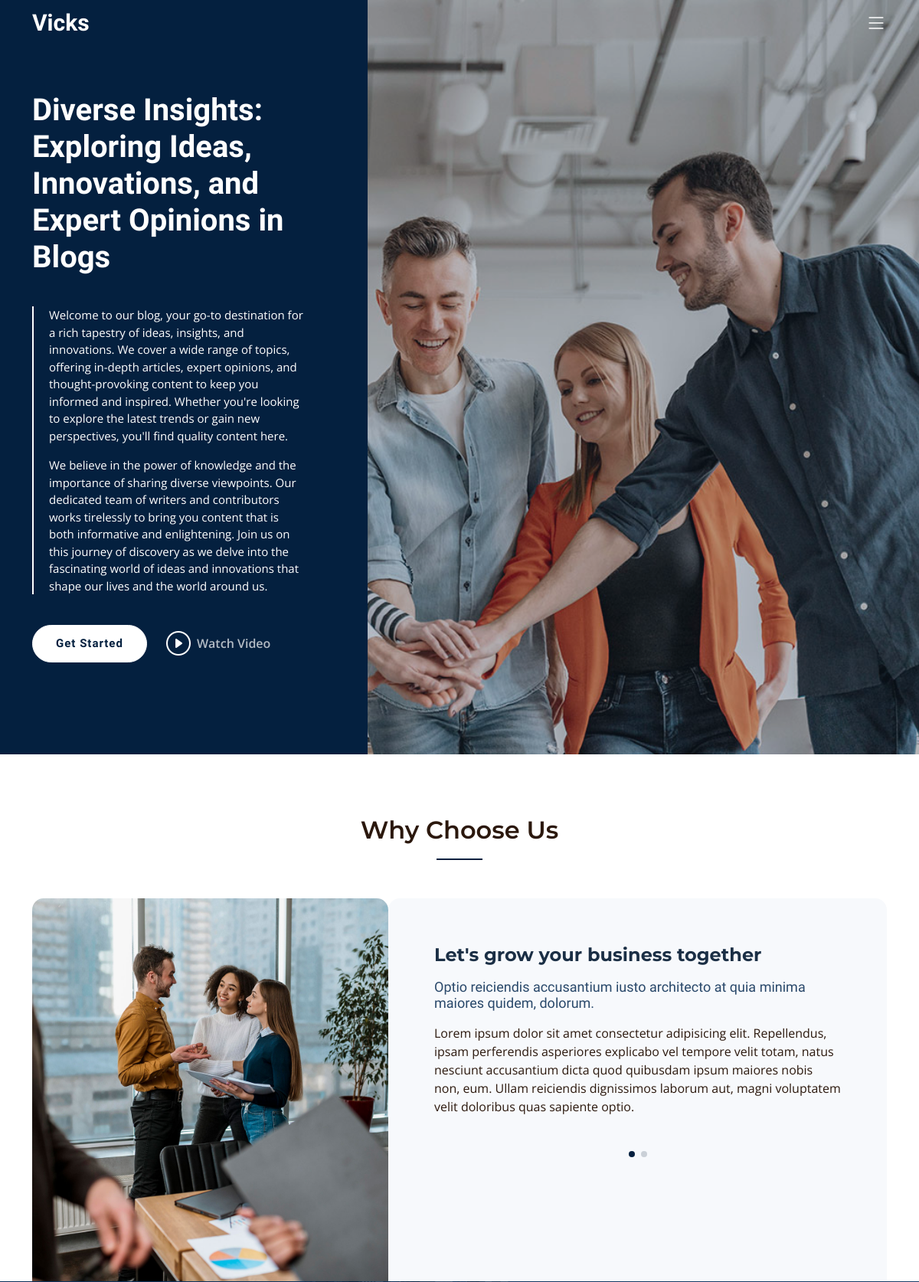
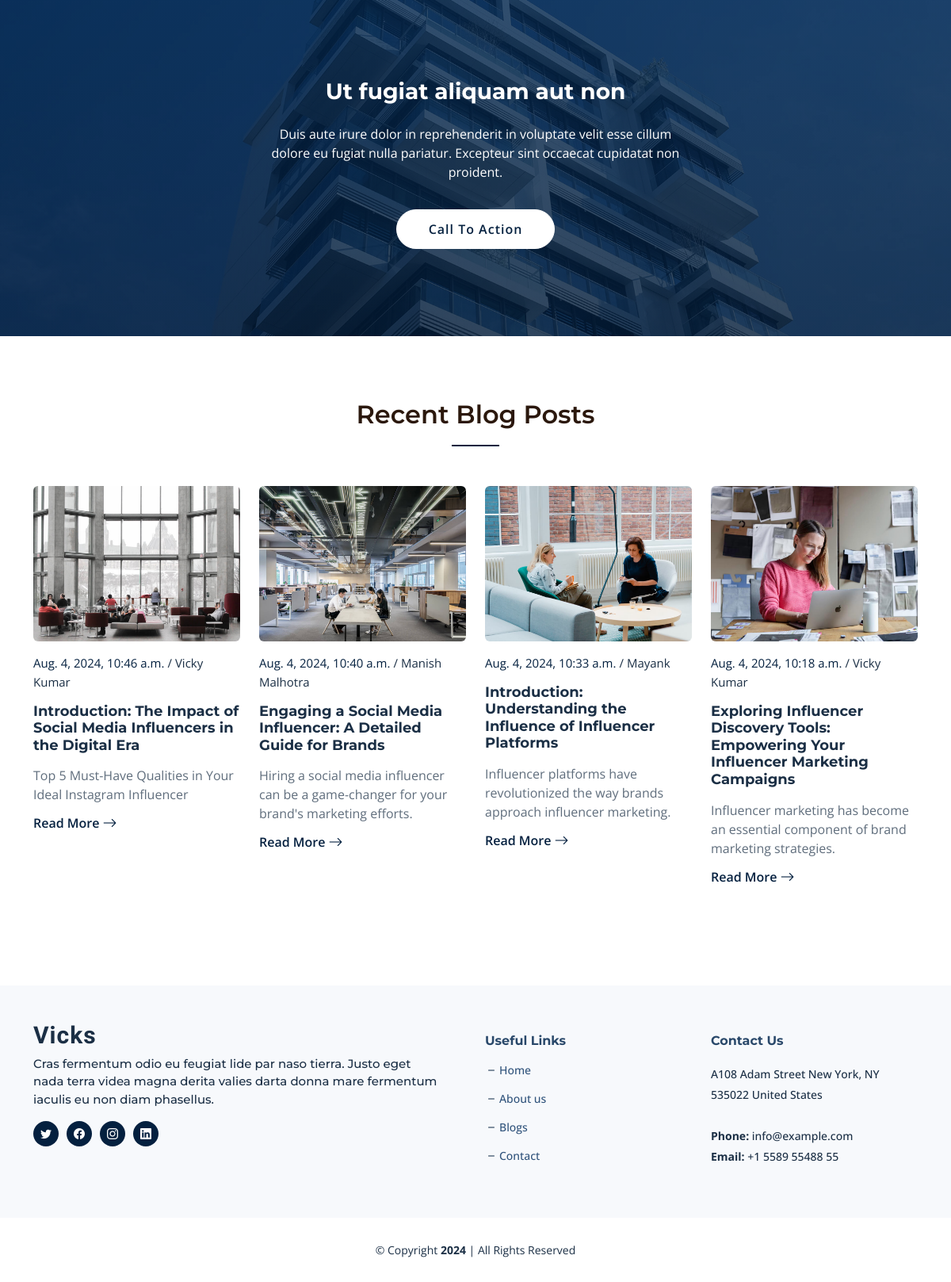
Before: / with the older database file (2 pictures, top to bottom).
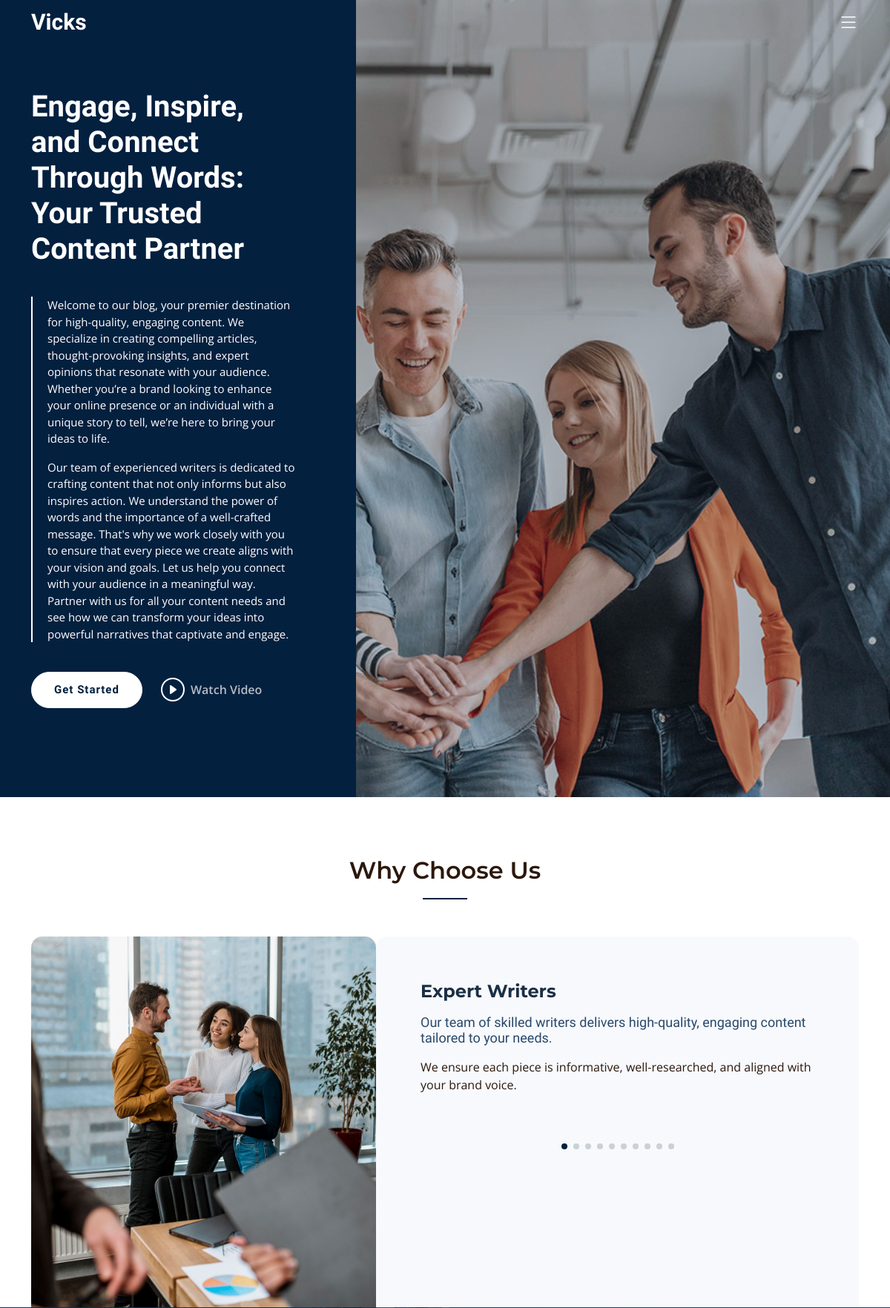
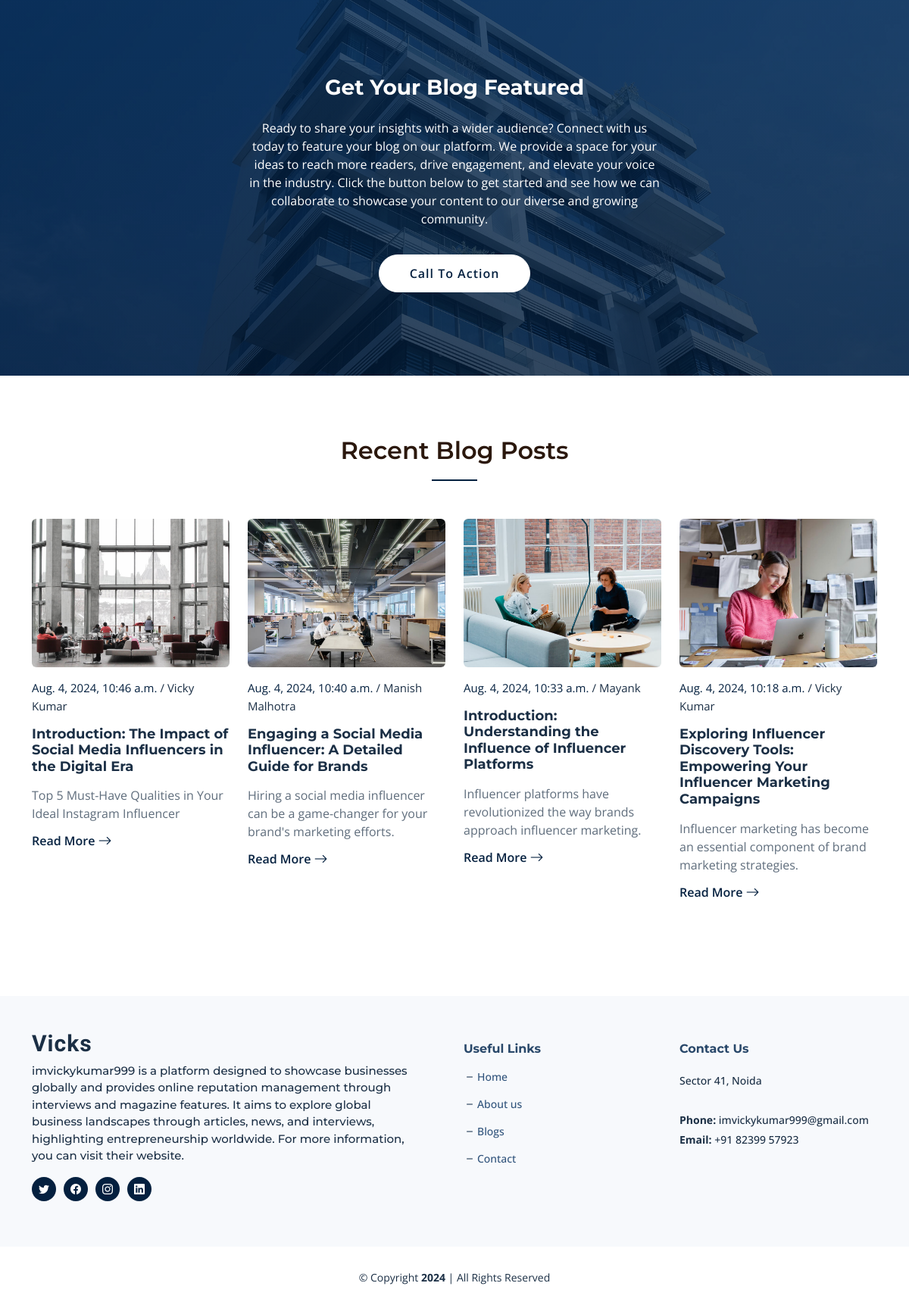
After: the same page with the newer database file (2 pictures, top to bottom).
### blog/models.py (models this page shows, shortened)
class StaticContentHome(models.Model):
    heading = models.CharField(max_length=500)
    content_p1 = models.TextField()
    content_p2 = models.TextField()
    youtube_url = models.CharField(max_length=255)

class WhyChooseMeSlider(models.Model):
    title = models.CharField(max_length=300)
    subtitle = models.TextField()
    description = models.TextField()

class CallToAction(models.Model):
    calltoaction = models.CharField(max_length=255)
    calltoaction_p = models.TextField()

class Article(models.Model):
    meta_title = models.CharField(max_length=255)
    meta_description = models.TextField()
    meta_keywords = models.TextField()
    article_slug = models.SlugField(unique=True, max_length=255)
    author_name = models.CharField(max_length=255)
    article_title_h1 = models.CharField(max_length=255)
    category_name = models.ForeignKey('BlogCategory', on_delete=models.CASCADE)
    article_short_description = models.CharField(max_length=200)
    article_date = models.DateTimeField(default=timezone.now, blank=True, null=True)
    thoughts = models.TextField()
    description = RichTextField()
    image = models.ImageField(upload_to='article_images/')

class Footer(models.Model):
    call = models.CharField(max_length=255, default="")
    base_content = models.TextField(default="")
    location = models.CharField(max_length=255, default="")
    email = models.EmailField(max_length=255, default="")
    twitter_url = models.URLField(max_length=255, default="")
    facebook_url = models.URLField(max_length=255, default="")
    instagram_url = models.URLField(max_length=255, default="")
    linkedin_url = models.URLField(max_length=255, default="")

### blog/views.py (the view)
# urls.py: path('', blog_views.home, name='home'),
def home(request):
    articles = Article.objects.all().order_by('-article_date')[:16]
    sliders = WhyChooseMeSlider.objects.all()
    static_content = StaticContentHome.objects.first()
    footer = Footer.objects.first()
    call2action = CallToAction.objects.first()
    try:
        seo_meta = SEOmeta.objects.get(page_name='home')
    except SEOmeta.DoesNotExist:
        seo_meta = None
    active_home = 'active'
    return render(request, 'index.html', {
        'articles': articles,
        'seo_meta': seo_meta,
        'static_content': static_content,
        'sliders': sliders,
        'footer': footer,
        'call2action': call2action,
        'active_home': active_home,
    })

### blog/templates/index.html (shortened to what this page needs)
{% extends "base.html" %}
{% load static %}
{% block content %}
<section id="hero" class="hero d-flex align-items-center">
  <div class="container">
    <div class="row">
      <div class="col-xl-4">
        <h2 data-aos="fade-up">{{static_content.heading}}</h2>
        <blockquote data-aos="fade-up" data-aos-delay="100">
          <p>{{static_content.content_p1}}</p>
          <p>{{static_content.content_p2}}</p>
        </blockquote>
        <div class="d-flex banner-content" data-aos="fade-up" data-aos-delay="200">
          <a href="/about/" class="btn-get-started">Get Started</a>
          <a href="{{static_content.youtube_url}}" class="glightbox btn-watch-video d-flex align-items-center play-btn"><i class="bi bi-play-circle"></i><span>Watch Video</span></a>
        </div>
      </div>
    </div>
  </div>
</section>
<main id="main">
  <section id="why-us" class="why-us">
    <div class="container" data-aos="fade-up">
      <div class="section-header">
        <h2>Why Choose Us</h2>
      </div>
      <div class="row g-0" data-aos="fade-up" data-aos-delay="200">
        <div class="col-xl-5 img-bg" style="background-image: url('{% static 'assets/img/why-us-bg.jpg' %}')"></div>
        <div class="col-xl-7 slides position-relative">
          <div class="slides-1 swiper">
            <div class="swiper-wrapper">
              {% for slider in sliders %}
                <div class="swiper-slide">
                  <div class="item">
                    <h3 class="mb-3">{{ slider.title }}</h3>
                    <h4 class="mb-3">{{ slider.subtitle }}</h4>
                    <p>{{ slider.description }}</p>
                  </div>
                </div>
              {% endfor %}
            </div>
            <div class="swiper-pagination"></div>
          </div>
        </div>
      </div>
    </div>
  </section>
  <section id="call-to-action" class="call-to-action">
    <div class="container" data-aos="fade-up">
      <div class="row justify-content-center">
        <div class="col-lg-6 text-center">
          <h3>{{call2action.calltoaction}}</h3>
          <p>{{call2action.calltoaction_p}}</p>
          <a class="cta-btn" href="/contact/">Call To Action</a>
        </div>
      </div>
    </div>
  </section>
  <section id="recent-posts" class="recent-posts">
    <div class="container" data-aos="fade-up">
      <div class="section-header">
        <h2>Recent Blog Posts</h2>
      </div>
      <div class="row gy-5 mb-5">
        {% for article in articles %}
        <div class="col-xl-3 col-md-6" data-aos="fade-up" data-aos-delay="100">
          <div class="post-box">
            <div class="post-img"><img src="{{ article.image.url }}" class="img-fluid rounded" alt="{{ article.article_title_h1 }}"></div>
            <div class="meta">
              <span class="post-date">{{ article.article_date }}</span>
              <span class="post-author"> / {{ article.author_name }}</span>
            </div>
            <h3 class="post-title">{{ article.article_title_h1 }}</h3>
            <p>{{ article.article_short_description }}</p>
            <a href="{% url 'article_detail' article.article_slug %}" class="readmore stretched-link"><span>Read More</span><i class="bi bi-arrow-right"></i></a>
          </div>
        </div>
        {% endfor %}
      </div>
    </div>
  </section>
</main>
{% endblock %}

### blog/templates/base.html (shortened to what this page needs)
{% load static %}
<!DOCTYPE html>
<html lang="en">
<head>
  <link href="{% static 'assets/vendor/bootstrap/css/bootstrap.min.css' %}" rel="stylesheet">
  <link href="{% static 'assets/vendor/bootstrap-icons/bootstrap-icons.css' %}" rel="stylesheet">
  <link href="{% static 'assets/vendor/aos/aos.css' %}" rel="stylesheet">
  <link href="{% static 'assets/vendor/glightbox/css/glightbox.min.css' %}" rel="stylesheet">
  <link href="{% static 'assets/vendor/swiper/swiper-bundle.min.css' %}" rel="stylesheet">
  <link href="{% static 'assets/vendor/remixicon/remixicon.css' %}" rel="stylesheet">
  <link href="{% static 'assets/css/main.css' %}" rel="stylesheet">
</head>
<body>
  <header id="header" class="header d-flex align-items-center fixed-top">
    <div class="container-fluid container-xl d-flex align-items-center justify-content-between">
      <a href="/" class="logo d-flex align-items-center">
        <h1 class="d-flex align-items-center">Vicks</h1>
      </a>
      <i class="mobile-nav-toggle mobile-nav-show bi bi-list"></i>
    </div>
  </header>
  <main id="main">
    {% block content %}{% endblock %}
  </main>
  <footer id="footer" class="footer">
    <div class="footer-content">
      <div class="container">
        <div class="row gy-4">
          <div class="col-lg-6 col-md-12 footer-info pe-5">
            <a href="/" class="logo d-flex align-items-center">
              <span>Vicks</span>
            </a>
            <p>{{footer.base_content}}</p>
            <div class="social-links d-flex mt-3">
              <a href="{{ footer.twitter_url }}" class="twitter" target="_blank"><i class="bi bi-twitter"></i></a>
              <a href="{{ footer.facebook_url }}" class="facebook" target="_blank"><i class="bi bi-facebook"></i></a>
              <a href="{{ footer.instagram_url }}" class="instagram" target="_blank"><i class="bi bi-instagram"></i></a>
              <a href="{{ footer.linkedin_url }}" class="linkedin" target="_blank"><i class="bi bi-linkedin"></i></a>
            </div>
          </div>
          <div class="col-lg-3 col-6 footer-links">
            <h4>Useful Links</h4>
            <ul>
              <li><i class="bi bi-dash"></i> <a href="/">Home</a></li>
              <li><i class="bi bi-dash"></i> <a href="/about/">About us</a></li>
              <li><i class="bi bi-dash"></i> <a href="/blogs/">Blogs</a></li>
              <li><i class="bi bi-dash"></i> <a href="/contact/">Contact</a></li>
            </ul>
          </div>
          <div class="col-lg-3 col-md-12 footer-contact text-center text-md-start">
            <h4>Contact Us</h4>
            <p> {{footer.location}} <br><br>
              <strong>Phone:</strong> {{footer.email}} <br>
              <strong>Email:</strong> {{footer.call}} <br>
            </p>
          </div>
        </div>
      </div>
    </div>
    <div class="footer-legal">
      <div class="container">
        <div class="copyright">
          &copy; Copyright <strong><span id="current-year"></span></strong> | All Rights Reserved
        </div>
      </div>
    </div>
  </footer>
</body>
</html>

Changed rows visible on the page:
removed WhyChooseMeSlider: title "Let's grow your business together", subtitle "Optio reiciendis accusantium iusto architecto at quia minima maiores quidem, dolorum.", description "Lorem ipsum dolor sit amet consectetur adipisicing elit. Repellendus, ipsam perferendis asperiores explicabo vel tempore velit totam, natus nesciunt accusantium dicta quod quibusdam ipsum maiores nobis non, eum. Ullam reiciendis dignissimos laborum aut, magni voluptatem velit doloribus quas sapiente optio."
changed StaticContentHome: heading "Diverse Insights: Exploring Ideas, Innovations, and Expert Opinions in Blogs" → "Engage, Inspire, and Connect Through Words: Your Trusted Content Partner"; content_p1 "…to our blog, your go-to destination for a rich tapestry of ideas, insights, and innovations. We cover a wide range of topics, offering in-depth articles, expert opinions, and thought-provoking content to keep you informed and inspired. Whether you're looking to explore the latest trends or gain new perspectives, you'll find quality content here." → "…to our blog, your premier destination for high-quality, engaging content. We specialize in creating compelling articles, thought-provoking insights, and expert opinions that resonate with your audience. Whether you’re a brand looking to enhance your online presence or an individual with a unique story to tell, we’re here to bring your ideas to life."; content_p2 "We believe in the power of knowledge and the importance of sharing diverse viewpoints. Our dedicated team of writers and contributors works tirelessly to bring you content that is both informative and enlightening. Join us on this journey of discovery as we delve into the fascinating world of ideas and innovations that shape our lives and the world around us." → "Our team of experienced writers is dedicated to crafting content that not only informs but also inspires action. We understand the power of words and the importance of a well-crafted message. That's why we work closely with you to ensure that every piece we create aligns with your vision and goals. Let us help you connect with your audience in a meaningful way. Partner with us for all your content needs and see how we can transform your ideas into powerful narratives that captivate and engage."
added WhyChooseMeSlider: title "Expert Writers", subtitle "Our team of skilled writers delivers high-quality, engaging content tailored to your needs.", description "We ensure each piece is informative, well-researched, and aligned with your brand voice."
changed CallToAction: calltoaction "Ut fugiat aliquam aut non" → "Get Your Blog Featured"; calltoaction_p "Duis aute irure dolor in reprehenderit in voluptate velit esse cillum dolore eu fugiat nulla pariatur. Excepteur sint occaecat cupidatat non proident." → "Ready to share your insights with a wider audience? Connect with us today to feature your blog on our platform. We provide a space for your ideas to reach more readers, drive engagement, and elevate your voice in the industry. Click the button below to get started and see how we can collaborate to showcase your content to our diverse and growing community."
changed Footer: base_content "Cras fermentum odio eu feugiat lide par naso tierra. Justo eget nada terra videa magna derita valies darta donna mare fermentum iaculis eu non diam phasellus." → "imvickykumar999 is a platform designed to showcase businesses globally and provides online reputation management through interviews and magazine features. It aims to explore global business landscapes through articles, news, and interviews, highlighting entrepreneurship worldwide. For more information, you can visit their website."; location "A108 Adam Street New York, NY 535022 United States" → "Sector 41, Noida"; email "info@example.com" → "imvickykumar999@gmail.com"; call "+1 5589 55488 55" → "+91 82399 57923"
